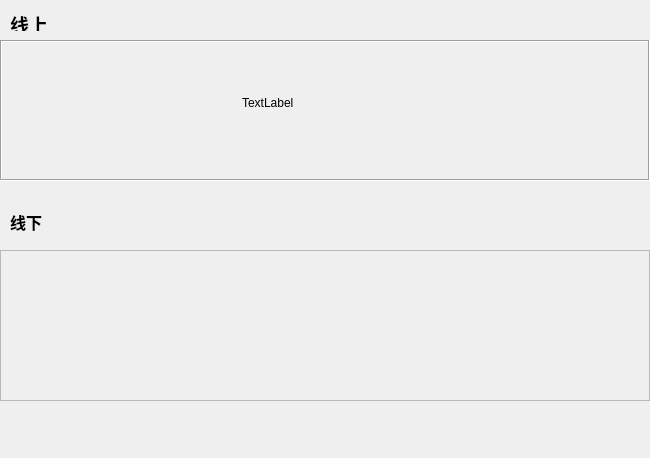
<?xml version="1.0" encoding="UTF-8"?>
<ui version="4.0">
 <class>Form</class>
 <widget class="QWidget" name="Form">
  <property name="geometry">
   <rect>
    <x>0</x>
    <y>0</y>
    <width>650</width>
    <height>458</height>
   </rect>
  </property>
  <property name="maximumSize">
   <size>
    <width>650</width>
    <height>16777215</height>
   </size>
  </property>
  <property name="windowTitle">
   <string>Form</string>
  </property>
  <widget class="QLabel" name="label_Online">
   <property name="geometry">
    <rect>
     <x>10</x>
     <y>10</y>
     <width>54</width>
     <height>21</height>
    </rect>
   </property>
   <property name="text">
    <string>&lt;html&gt;&lt;head/&gt;&lt;body&gt;&lt;p&gt;&lt;span style=&quot; font-size:14pt; font-weight:600;&quot;&gt;线上&lt;/span&gt;&lt;/p&gt;&lt;/body&gt;&lt;/html&gt;</string>
   </property>
  </widget>
  <widget class="QScrollArea" name="scrollArea">
   <property name="geometry">
    <rect>
     <x>0</x>
     <y>40</y>
     <width>650</width>
     <height>141</height>
    </rect>
   </property>
   <property name="minimumSize">
    <size>
     <width>650</width>
     <height>0</height>
    </size>
   </property>
   <property name="frameShape">
    <enum>QFrame::Box</enum>
   </property>
   <property name="widgetResizable">
    <bool>true</bool>
   </property>
   <widget class="QWidget" name="scrollAreaWidgetContents">
    <property name="geometry">
     <rect>
      <x>0</x>
      <y>0</y>
      <width>646</width>
      <height>137</height>
     </rect>
    </property>
    <widget class="QLabel" name="label">
     <property name="geometry">
      <rect>
       <x>240</x>
       <y>50</y>
       <width>54</width>
       <height>21</height>
      </rect>
     </property>
     <property name="text">
      <string>TextLabel</string>
     </property>
    </widget>
   </widget>
  </widget>
  <widget class="QLabel" name="label_Offline">
   <property name="geometry">
    <rect>
     <x>10</x>
     <y>210</y>
     <width>54</width>
     <height>21</height>
    </rect>
   </property>
   <property name="text">
    <string>&lt;html&gt;&lt;head/&gt;&lt;body&gt;&lt;p&gt;&lt;span style=&quot; font-size:12pt; font-weight:600;&quot;&gt;线下&lt;/span&gt;&lt;/p&gt;&lt;/body&gt;&lt;/html&gt;</string>
   </property>
  </widget>
  <widget class="QScrollArea" name="scrollArea_2">
   <property name="geometry">
    <rect>
     <x>0</x>
     <y>250</y>
     <width>650</width>
     <height>151</height>
    </rect>
   </property>
   <property name="minimumSize">
    <size>
     <width>650</width>
     <height>0</height>
    </size>
   </property>
   <property name="maximumSize">
    <size>
     <width>650</width>
     <height>16777215</height>
    </size>
   </property>
   <property name="widgetResizable">
    <bool>true</bool>
   </property>
   <widget class="QWidget" name="scrollAreaWidgetContents_2">
    <property name="geometry">
     <rect>
      <x>0</x>
      <y>0</y>
      <width>648</width>
      <height>149</height>
     </rect>
    </property>
   </widget>
  </widget>
 </widget>
 <resources/>
 <connections/>
</ui>
